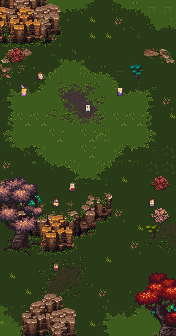

A level layout from a 2D game, rendered from its tile map. Below: a short description, then the map file with tile-grid data replaced by summaries:
An orthogonal 11x21 tile map with 16x16 px tiles, 9 tile layers (Tile Layer 4, Tile Layer 6, Tile Layer 5, Tile Layer 8, ...), 1 hidden layer not drawn.

<map version="1.5" tiledversion="2021.02.15" orientation="orthogonal" renderorder="left-down" width="11" height="21" tilewidth="16" tileheight="16" infinite="0" nextlayerid="18" nextobjectid="1">
 <tileset firstgid="1" source="../world_tiles/tileset.tsx" />
 <layer id="10" name="Tile Layer 4" width="11" height="21">
  <data>[231 cells, 231 non-empty, 1 distinct tile ids]</data>
 </layer>
 <layer id="12" name="Tile Layer 6" width="11" height="21">
  <data>[231 cells, 45 non-empty, 40 distinct tile ids]</data>
 </layer>
 <layer id="11" name="Tile Layer 5" width="11" height="21">
  <data>[231 cells, 137 non-empty, 121 distinct tile ids]</data>
 </layer>
 <layer id="14" name="Tile Layer 8" width="11" height="21">
  <data>[231 cells, 26 non-empty, 9 distinct tile ids]</data>
 </layer>
 <layer id="13" name="Tile Layer 7" width="11" height="21" locked="1">
  <data>[231 cells, 21 non-empty, 21 distinct tile ids]</data>
 </layer>
 <layer id="15" name="Tile Layer 9" width="11" height="21">
  <data>[231 cells, 33 non-empty, 25 distinct tile ids]</data>
 </layer>
 <layer id="17" name="Tile Layer 10" width="11" height="21">
  <data>[231 cells, 21 non-empty, 21 distinct tile ids]</data>
 </layer>
 <layer id="7" name="anim" width="11" height="21">
  <data>[231 cells, 2 non-empty, 2 distinct tile ids]</data>
 </layer>
 <layer id="8" name="characters" width="11" height="21">
  <data>[231 cells, 8 non-empty, 8 distinct tile ids]</data>
 </layer>
 <layer id="9" name="walkable" width="11" height="21" visible="0">
  <data>[231 cells, 231 non-empty, 2 distinct tile ids]</data>
 </layer>
</map>
